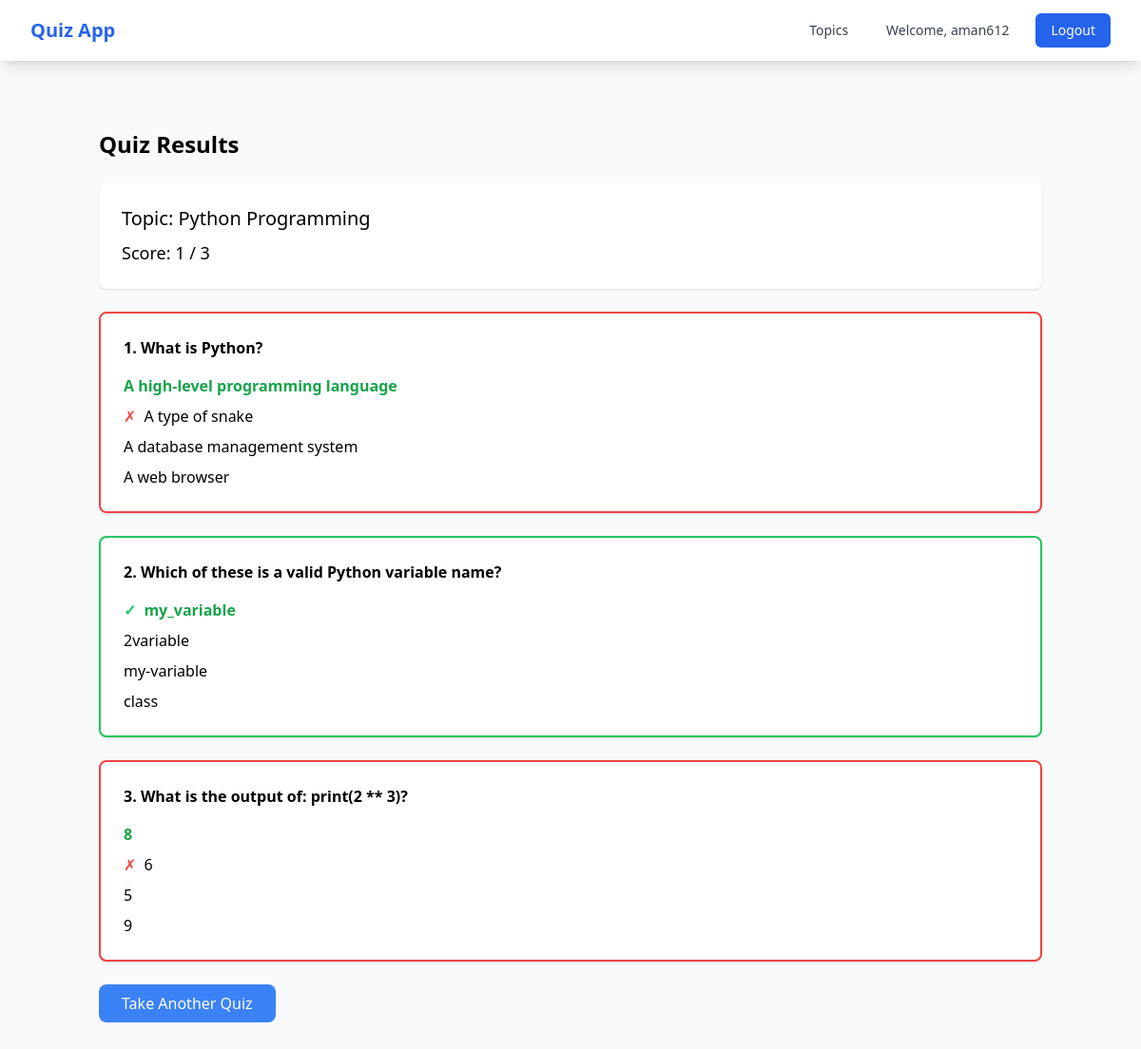
Page /results/1/ (signed in) on the committed database.
### quizapp/models.py (models this page shows, shortened)
class Quiz(models.Model):
    user = models.ForeignKey(User, on_delete=models.CASCADE)
    topic = models.ForeignKey(Topic, on_delete=models.CASCADE)
    created_at = models.DateTimeField(auto_now_add=True)
    completed_at = models.DateTimeField(null=True, blank=True)

class Topic(models.Model):
    name = models.CharField(max_length=200)
    description = models.TextField(blank=True)
    created_at = models.DateTimeField(auto_now_add=True)

class QuizQuestion(models.Model):
    quiz = models.ForeignKey(Quiz, on_delete=models.CASCADE, related_name='quiz_questions')
    question = models.ForeignKey(Question, on_delete=models.CASCADE)
    selected_choice = models.ForeignKey(Choice, on_delete=models.CASCADE, null=True, blank=True)
    is_correct = models.BooleanField(null=True, blank=True)
    class Meta:
        unique_together = ['quiz', 'question']

class Question(models.Model):
    topic = models.ForeignKey(Topic, on_delete=models.CASCADE, related_name='questions')
    text = models.TextField()
    created_at = models.DateTimeField(auto_now_add=True)

class Choice(models.Model):
    question = models.ForeignKey(Question, on_delete=models.CASCADE, related_name='choices')
    text = models.CharField(max_length=200)
    is_correct = models.BooleanField(default=False)

### quizapp/views.py (the view)
# urls.py: path('results/<int:quiz_id>/', views.quiz_results, name='quiz_results'),
@login_required
def quiz_results(request, quiz_id):
    quiz = Quiz.objects.get(id=quiz_id)
    quiz_questions = quiz.quiz_questions.all()
    correct_answers = quiz_questions.filter(is_correct=True).count()
    context = {
        'quiz': quiz,
        'quiz_questions': quiz_questions,
        'correct_answers': correct_answers,
        'total_questions': quiz_questions.count()
    }
    return render(request, 'quizapp/quiz_results.html', context)

### quizapp/templates/quizapp/quiz_results.html
{% extends 'base.html' %}
{% block content %}
<div class="container mx-auto px-4 py-8">
    <h1 class="text-2xl font-bold mb-6">Quiz Results</h1>
    <div class="bg-white p-6 rounded-lg shadow mb-6">
        <p class="text-xl mb-2">Topic: {{ quiz.topic.name }}</p>
        <p class="text-lg">Score: {{ correct_answers }} / {{ total_questions }}</p>
    </div>
    <div class="space-y-6">
        {% for quiz_question in quiz_questions %}
            <div class="bg-white p-6 rounded-lg shadow {% if quiz_question.is_correct %}border-green-500 border-2{% else %}border-red-500 border-2{% endif %}">
                <p class="font-bold mb-4">{{ forloop.counter }}. {{ quiz_question.question.text }}</p>
                <div class="space-y-2">
                    {% for choice in quiz_question.question.choices.all %}
                        <div class="flex items-center {% if choice.is_correct %}text-green-600 font-bold{% endif %}">
                            {% if choice == quiz_question.selected_choice %}
                                {% if quiz_question.is_correct %}
                                    <span class="text-green-500 mr-2">✓</span>
                                {% else %}
                                    <span class="text-red-500 mr-2">✗</span>
                                {% endif %}
                            {% endif %}
                            <p>{{ choice.text }}</p>
                        </div>
                    {% endfor %}
                </div>
            </div>
        {% endfor %}
    </div>
    <a href="{% url 'topic_selection' %}" class="inline-block mt-6 bg-blue-500 text-white px-6 py-2 rounded-lg hover:bg-blue-600">
        Take Another Quiz
    </a>
</div>
{% endblock %}

### quizapp/templates/base.html (shortened to what this page needs)
<!DOCTYPE html>
<html lang="en">
<head>
    <script src="https://cdn.tailwindcss.com"></script>
</head>
<body class="bg-gray-50 min-h-screen">
    <nav class="bg-white shadow-lg">
        <div class="max-w-7xl mx-auto px-4 sm:px-6 lg:px-8">
            <div class="flex justify-between h-16">
                <div class="flex">
                    <div class="flex-shrink-0 flex items-center">
                        <a href="{% url 'topic_selection' %}" class="text-xl font-bold text-blue-600">
                            Quiz App
                        </a>
                    </div>
                </div>
                <div class="flex items-center space-x-4">
                    {% if user.is_authenticated %}
                        <a href="{% url 'topic_selection' %}"
                           class="text-gray-700 hover:text-blue-600 px-3 py-2 rounded-md text-sm font-medium">
                            Topics
                        </a>
                        <span class="text-gray-700 px-3 py-2 rounded-md text-sm font-medium">
                            Welcome, {{ user.username }}
                        </span>
                        <form action="{% url 'logout' %}" method="POST" class="inline">
                            <button type="submit"
                                    class="bg-blue-600 hover:bg-blue-700 text-white px-4 py-2 rounded-md text-sm font-medium">
                                Logout
                            </button>
                        </form>
                    {% endif %}
                </div>
            </div>
        </div>
    </nav>
    <main class="max-w-7xl mx-auto my-10 px-4 sm:px-6 lg:px-8">
        {% block content %}
        {% endblock %}
    </main>
</body>
</html>

### rows in the picture
Quiz: topic.name "Python Programming"
QuizQuestion: question.text "What is Python?"
Choice: text "A high-level programming language"
Choice: text "A type of snake"
Choice: text "A database management system"
Choice: text "A web browser"
QuizQuestion: question.text "Which of these is a valid Python variable name?"
Choice: text "my_variable"
Choice: text "2variable"
Choice: text "my-variable"
Choice: text "class"
QuizQuestion: question.text "What is the output of: print(2 ** 3)?"
Choice: text "8"
Choice: text "6"
Choice: text "5"
Choice: text "9"

### other values in the picture
{{ user.username }} "aman612"
{{ correct_answers }} "1"
{{ total_questions }} "3"
